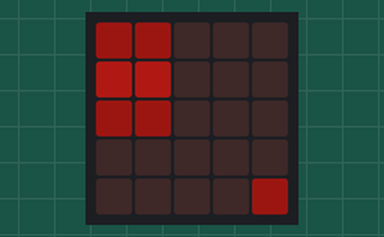
A program run on a simulated BBC micro:bit running MicroPython. Parts: the board's 5×5 LED display. Dim RGB values are drawn brighter than linear.

Above: at 0.45 s.
At 5.27 s:
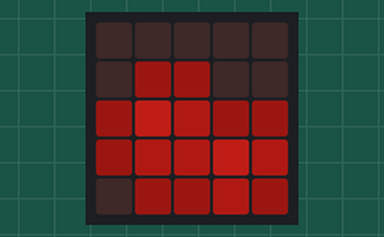
At 9.97 s:
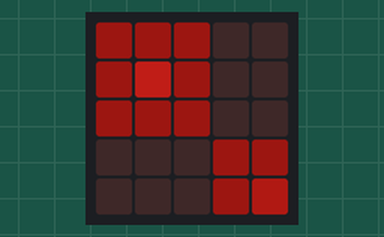
At 19.97 s:
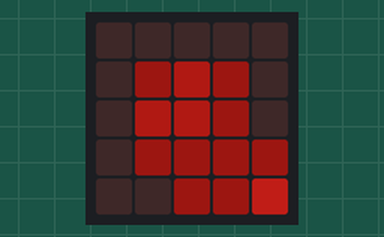
At 30.0 s:
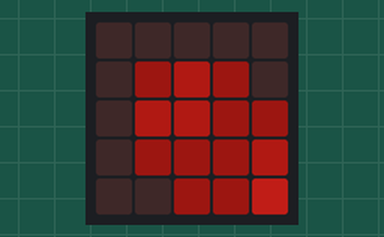
At 39.8 s:
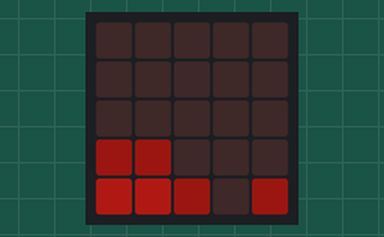

The program:

metaballs.py
```python
# Really hokey metaballs implementation. Can't do much on a 5x5 grid.
#   https://en.wikipedia.org/wiki/Metaballs
from microbit import *
from math import sqrt, floor

force = 0.005


def get_value(x, y, balls):
    value = 0.0
    for ball in balls:
        position = ball[0]
        d = 1.0 / ((x - position[0]) ** 2 + (y - position[1]) ** 2 + 1)
        value = value + (d * 3)
    return value


def draw(balls):
    image = Image(5, 5)

    for x in range(5):
        for y in range(5):
            value = get_value(x, y, balls)
            image.set_pixel(x, y, int(floor(value)))

    display.show(image)


def delta(position):
    if position < 1.0:
        return force
    elif position > 4.0:
        return force * -1
    else:
        return 0


def update_velocity(velocity, position):
    return (
        velocity[0] + delta(position[0]),
        velocity[1] + delta(position[1])
    )


def update_position(position, velocity):
    return (
        position[0] + velocity[0],
        position[1] + velocity[1]
    )


def evolve_ball(ball):
    position, velocity = ball
    velocity = update_velocity(velocity, position)
    position = update_position(position, velocity)
    return (position, velocity)


def evolve(balls):
    return [
        evolve_ball(ball)
        for ball in balls
    ]


balls = [
    ((1.0, 1.1), (0.1, 0.1)),
    ((3.6, 3.7), (-0.1, -0.05))
]

while(True):
    draw(balls)
    balls = evolve(balls)
```
